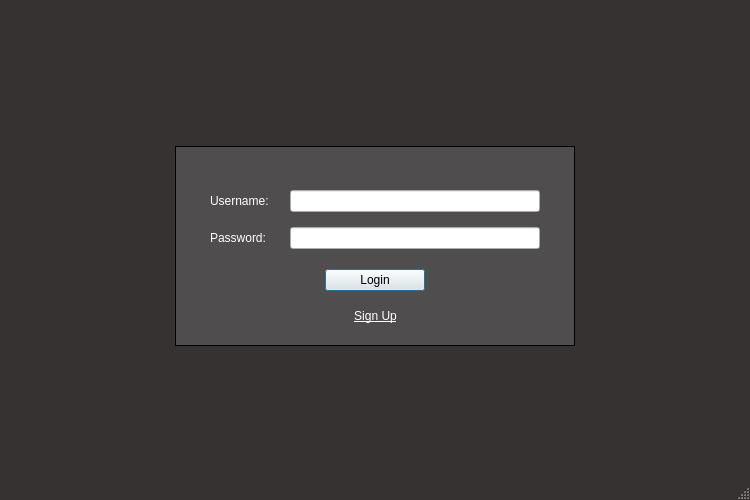
<?xml version="1.0" encoding="UTF-8"?>
<ui version="4.0">
 <class>Login</class>
 <widget class="QMainWindow" name="Login">
  <property name="geometry">
   <rect>
    <x>0</x>
    <y>0</y>
    <width>750</width>
    <height>500</height>
   </rect>
  </property>
  <property name="minimumSize">
   <size>
    <width>750</width>
    <height>500</height>
   </size>
  </property>
  <property name="maximumSize">
   <size>
    <width>750</width>
    <height>500</height>
   </size>
  </property>
  <property name="windowTitle">
   <string>Login</string>
  </property>
  <property name="styleSheet">
   <string notr="true">#centralwidget { background: rgb(55, 50, 50); }



#usernameLabel {color: White;}
#passwordLabel {color: White;}

#signupButton {
  background: none!important;
  border: none;
  padding: 0!important;
  /*optional*/
  font-family: arial, sans-serif;
  /*input has OS specific font-family*/
  color: White;
  text-decoration: underline;
  cursor: pointer;
}</string>
  </property>
  <widget class="QWidget" name="centralwidget">
   <property name="minimumSize">
    <size>
     <width>750</width>
     <height>500</height>
    </size>
   </property>
   <property name="maximumSize">
    <size>
     <width>750</width>
     <height>500</height>
    </size>
   </property>
   <layout class="QVBoxLayout" name="verticalLayout">
    <property name="leftMargin">
     <number>0</number>
    </property>
    <property name="topMargin">
     <number>0</number>
    </property>
    <property name="rightMargin">
     <number>0</number>
    </property>
    <item>
     <spacer name="verticalSpacer_2">
      <property name="orientation">
       <enum>Qt::Vertical</enum>
      </property>
      <property name="sizeHint" stdset="0">
       <size>
        <width>20</width>
        <height>40</height>
       </size>
      </property>
     </spacer>
    </item>
    <item>
     <layout class="QHBoxLayout" name="horizontalLayout_2">
      <property name="topMargin">
       <number>0</number>
      </property>
      <item>
       <widget class="QWidget" name="loginForm" native="true">
        <property name="sizePolicy">
         <sizepolicy hsizetype="Fixed" vsizetype="Fixed">
          <horstretch>0</horstretch>
          <verstretch>0</verstretch>
         </sizepolicy>
        </property>
        <property name="minimumSize">
         <size>
          <width>400</width>
          <height>200</height>
         </size>
        </property>
        <property name="styleSheet">
         <string notr="true">#loginForm { border: 1px solid; 
							 background: rgb(79, 77, 77);}</string>
        </property>
        <layout class="QVBoxLayout" name="verticalLayout_2">
         <property name="leftMargin">
          <number>35</number>
         </property>
         <property name="topMargin">
          <number>35</number>
         </property>
         <property name="rightMargin">
          <number>35</number>
         </property>
         <property name="bottomMargin">
          <number>10</number>
         </property>
         <item>
          <layout class="QHBoxLayout" name="horizontalLayout_5">
           <item>
            <widget class="QLabel" name="usernameLabel">
             <property name="styleSheet">
              <string notr="true"/>
             </property>
             <property name="text">
              <string>Username:</string>
             </property>
            </widget>
           </item>
           <item>
            <widget class="QLineEdit" name="usernameInput">
             <property name="sizePolicy">
              <sizepolicy hsizetype="Fixed" vsizetype="Fixed">
               <horstretch>0</horstretch>
               <verstretch>0</verstretch>
              </sizepolicy>
             </property>
             <property name="minimumSize">
              <size>
               <width>250</width>
               <height>0</height>
              </size>
             </property>
            </widget>
           </item>
          </layout>
         </item>
         <item>
          <layout class="QHBoxLayout" name="horizontalLayout_3">
           <item>
            <widget class="QLabel" name="passwordLabel">
             <property name="text">
              <string>Password:</string>
             </property>
            </widget>
           </item>
           <item>
            <widget class="QLineEdit" name="passwordInput">
             <property name="sizePolicy">
              <sizepolicy hsizetype="Fixed" vsizetype="Fixed">
               <horstretch>0</horstretch>
               <verstretch>0</verstretch>
              </sizepolicy>
             </property>
             <property name="minimumSize">
              <size>
               <width>250</width>
               <height>0</height>
              </size>
             </property>
             <property name="echoMode">
              <enum>QLineEdit::Password</enum>
             </property>
            </widget>
           </item>
          </layout>
         </item>
         <item>
          <spacer name="verticalSpacer_3">
           <property name="orientation">
            <enum>Qt::Vertical</enum>
           </property>
           <property name="sizeType">
            <enum>QSizePolicy::Fixed</enum>
           </property>
           <property name="sizeHint" stdset="0">
            <size>
             <width>20</width>
             <height>5</height>
            </size>
           </property>
          </spacer>
         </item>
         <item>
          <layout class="QHBoxLayout" name="horizontalLayout_6">
           <item>
            <spacer name="horizontalSpacer_2">
             <property name="orientation">
              <enum>Qt::Horizontal</enum>
             </property>
             <property name="sizeHint" stdset="0">
              <size>
               <width>40</width>
               <height>20</height>
              </size>
             </property>
            </spacer>
           </item>
           <item>
            <widget class="QPushButton" name="loginButton">
             <property name="minimumSize">
              <size>
               <width>100</width>
               <height>0</height>
              </size>
             </property>
             <property name="text">
              <string>Login</string>
             </property>
             <property name="autoDefault">
              <bool>true</bool>
             </property>
             <property name="default">
              <bool>true</bool>
             </property>
            </widget>
           </item>
           <item>
            <spacer name="horizontalSpacer_3">
             <property name="orientation">
              <enum>Qt::Horizontal</enum>
             </property>
             <property name="sizeHint" stdset="0">
              <size>
               <width>40</width>
               <height>20</height>
              </size>
             </property>
            </spacer>
           </item>
          </layout>
         </item>
         <item>
          <layout class="QHBoxLayout" name="horizontalLayout_7">
           <item>
            <spacer name="horizontalSpacer_4">
             <property name="orientation">
              <enum>Qt::Horizontal</enum>
             </property>
             <property name="sizeHint" stdset="0">
              <size>
               <width>40</width>
               <height>20</height>
              </size>
             </property>
            </spacer>
           </item>
           <item>
            <widget class="QPushButton" name="signupButton">
             <property name="styleSheet">
              <string notr="true"/>
             </property>
             <property name="text">
              <string>Sign Up</string>
             </property>
            </widget>
           </item>
           <item>
            <spacer name="horizontalSpacer_5">
             <property name="orientation">
              <enum>Qt::Horizontal</enum>
             </property>
             <property name="sizeHint" stdset="0">
              <size>
               <width>40</width>
               <height>20</height>
              </size>
             </property>
            </spacer>
           </item>
          </layout>
         </item>
        </layout>
       </widget>
      </item>
     </layout>
    </item>
    <item>
     <spacer name="verticalSpacer">
      <property name="orientation">
       <enum>Qt::Vertical</enum>
      </property>
      <property name="sizeHint" stdset="0">
       <size>
        <width>20</width>
        <height>40</height>
       </size>
      </property>
     </spacer>
    </item>
   </layout>
  </widget>
  <widget class="QStatusBar" name="statusbar"/>
 </widget>
 <resources/>
 <connections/>
</ui>
